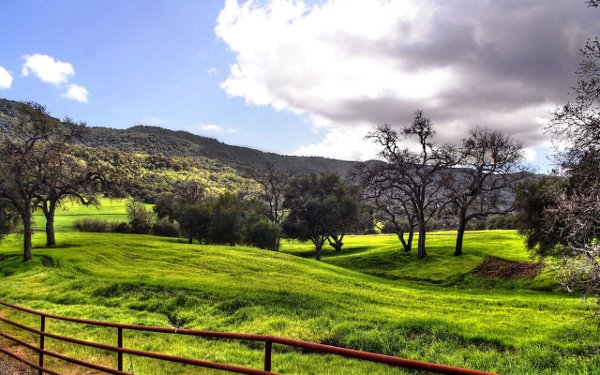
#> input picture 6/imgs/paisagem.jpg, 600 x 375 px
$ python '6 filtros passa alta de canny (cv_canny).py'
#> lines starting #> are read from the running program, lines starting #| are printed output that depends on the picture; after the words box and inside, x2 and y2 are one past the last pixel; in counts of white or black regions, pixels touching at a corner belong together
#Canny serve para  detecção de bordas na imagem.

import cv2

#seleciona a imagem
obj_img = cv2.imread ("imgs/paisagem.jpg")
#> obj_img is the input picture: shape (375, 600, 3); mean B, G, R 111.2, 140, 135

img = cv2.cvtColor(obj_img, cv2.COLOR_BGR2GRAY)
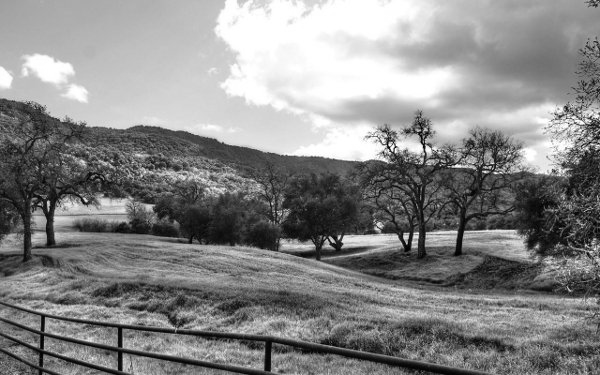
#> img: shape (375, 600); min 0, max 255, mean 135.2

canny_image = cv2.Canny(img, 80, 1000)
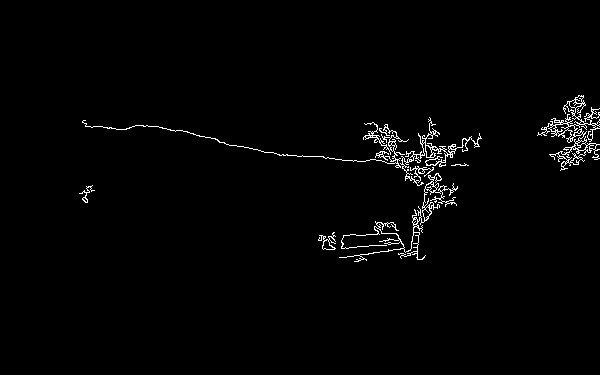
#> canny_image: shape (375, 600); 1.6% white in thin lines or dots, all inside (x1, y1, x2, y2) = (79, 95, 600, 262)

cv2.imshow("gray", img)
cv2.imshow("canny", canny_image)
cv2.waitKey(0)

cv2.imwrite ("canny.jpg", canny_image)

$ run again, with 6/imgs/face.jpg copied over 6/imgs/paisagem.jpg
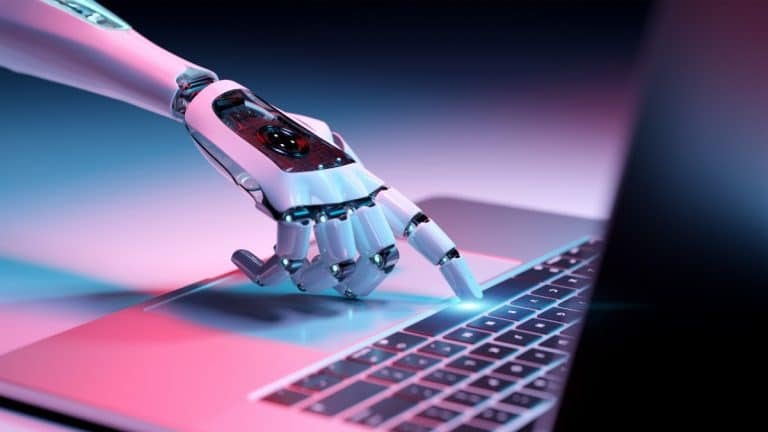
#> input picture 6/imgs/face.jpg, 768 x 432 px
#> obj_img is the input picture: shape (432, 768, 3); mean B, G, R 125.7, 91.1, 101.9
#> `img = cv2.cvtColor(obj_img, cv2.COLOR_BGR2GRAY)`:
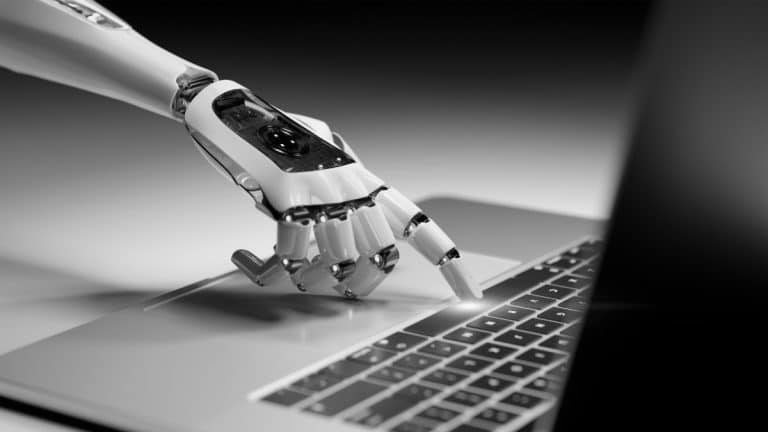
#> img: shape (432, 768); min 0, max 252, mean 98.3
#> `canny_image = cv2.Canny(img, 80, 1000)`:
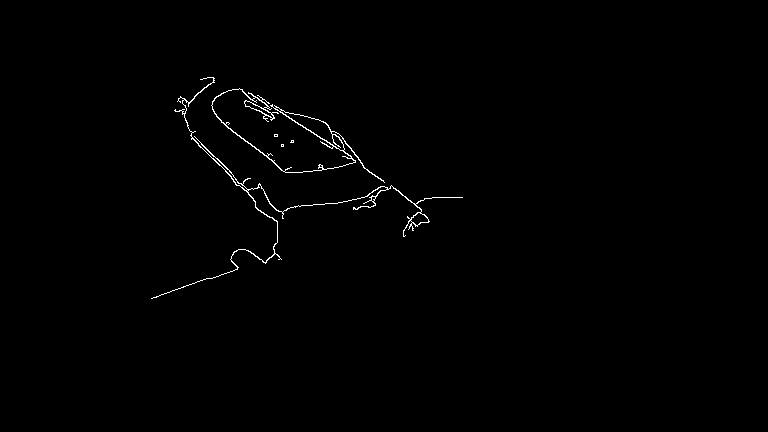
#> canny_image: shape (432, 768); 0.61% white in thin lines or dots, all inside (x1, y1, x2, y2) = (151, 77, 463, 299)
